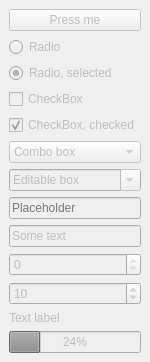
<?xml version="1.0" encoding="UTF-8"?>
<ui version="4.0">
 <class>MainWindow</class>
 <widget class="QMainWindow" name="widget">
  <property name="geometry">
   <rect>
    <x>0</x>
    <y>0</y>
    <!-- Will automatically resize -->
    <width>1</width>
    <height>1</height>
   </rect>
  </property>
  <property name="windowTitle">
   <string>MainWindow</string>
  </property>
  <widget class="QWidget" name="centralwidget">
   <property name="enabled">
    <bool>false</bool>
   </property>
   <layout class="QVBoxLayout" name="verticalLayout">
    <item>
     <widget class="QPushButton" name="pushButton">
      <property name="text">
       <string>Press me</string>
      </property>
     </widget>
    </item>
    <item>
     <widget class="QRadioButton" name="Radio">
      <property name="text">
       <string>Radio</string>
      </property>
     </widget>
    </item>
    <item>
     <widget class="QRadioButton" name="radioButton">
      <property name="text">
       <string>Radio, selected</string>
      </property>
      <property name="checked">
       <bool>true</bool>
      </property>
     </widget>
    </item>
    <item>
     <widget class="QCheckBox" name="checkBox">
      <property name="text">
       <string>CheckBox</string>
      </property>
     </widget>
    </item>
    <item>
     <widget class="QCheckBox" name="checkBox_2">
      <property name="text">
       <string>CheckBox, checked</string>
      </property>
      <property name="checked">
       <bool>true</bool>
      </property>
     </widget>
    </item>
    <item>
     <widget class="QComboBox" name="comboBox">
      <item>
       <property name="text">
        <string>Combo box</string>
       </property>
      </item>
     </widget>
    </item>
    <item>
     <widget class="QComboBox" name="comboBox_2">
      <property name="editable">
       <bool>true</bool>
      </property>
      <property name="currentText">
       <string>Editable box</string>
      </property>
     </widget>
    </item>
    <item>
     <widget class="QLineEdit" name="lineEdit">
      <property name="placeholderText">
       <string>Placeholder</string>
      </property>
     </widget>
    </item>
    <item>
     <widget class="QLineEdit" name="lineEdit_2">
      <property name="text">
       <string>Some text</string>
      </property>
     </widget>
    </item>
    <item>
     <widget class="QSpinBox" name="spinBox">
      <property name="maximum">
       <number>0</number>
      </property>
     </widget>
    </item>
    <item>
     <widget class="QSpinBox" name="spinBox_2">
      <property name="value">
       <number>10</number>
      </property>
     </widget>
    </item>
    <item>
     <widget class="QLabel" name="label">
      <property name="text">
       <string>Text label</string>
      </property>
     </widget>
    </item>
    <item>
     <widget class="QProgressBar" name="progressBar">
      <property name="value">
       <number>24</number>
      </property>
     </widget>
    </item>
   </layout>
  </widget>
 </widget>
 <resources/>
 <connections/>
</ui>
